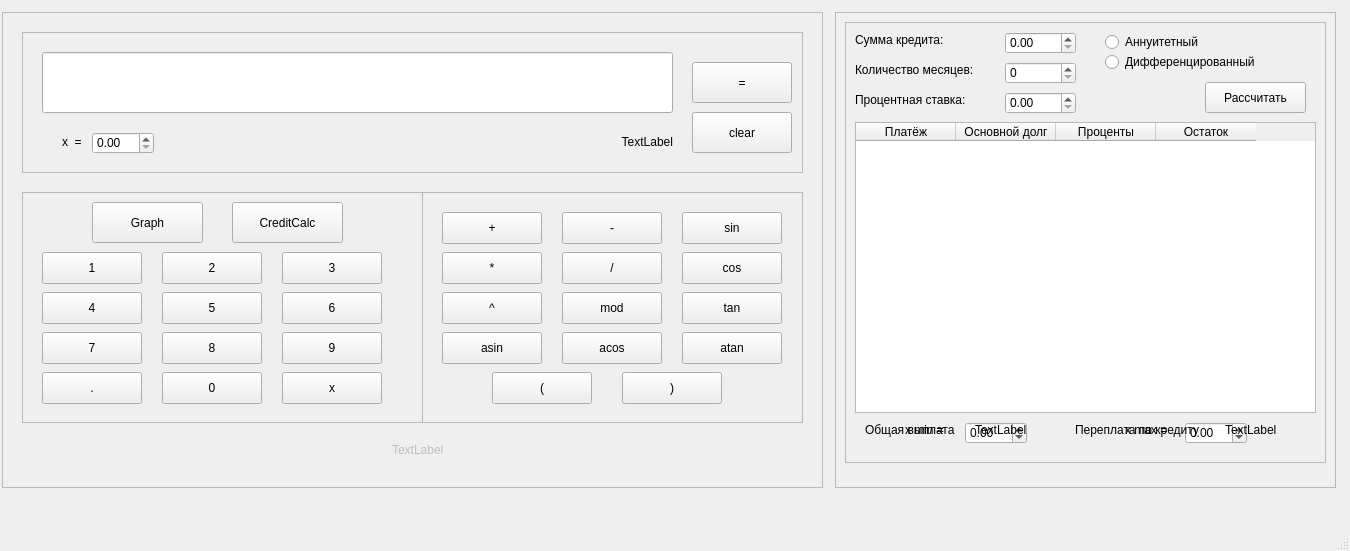
<?xml version="1.0" encoding="UTF-8"?>
<ui version="4.0">
 <class>MainWindow</class>
 <widget class="QMainWindow" name="MainWindow">
  <property name="geometry">
   <rect>
    <x>0</x>
    <y>0</y>
    <width>1350</width>
    <height>551</height>
   </rect>
  </property>
  <property name="windowTitle">
   <string>MainWindow</string>
  </property>
  <widget class="QWidget" name="centralwidget">
   <property name="minimumSize">
    <size>
     <width>800</width>
     <height>0</height>
    </size>
   </property>
   <widget class="QFrame" name="frame">
    <property name="geometry">
     <rect>
      <x>2</x>
      <y>12</y>
      <width>821</width>
      <height>476</height>
     </rect>
    </property>
    <property name="sizePolicy">
     <sizepolicy hsizetype="Minimum" vsizetype="Minimum">
      <horstretch>0</horstretch>
      <verstretch>0</verstretch>
     </sizepolicy>
    </property>
    <property name="frameShape">
     <enum>QFrame::StyledPanel</enum>
    </property>
    <property name="frameShadow">
     <enum>QFrame::Raised</enum>
    </property>
    <widget class="QFrame" name="frame_2">
     <property name="geometry">
      <rect>
       <x>20</x>
       <y>20</y>
       <width>781</width>
       <height>141</height>
      </rect>
     </property>
     <property name="frameShape">
      <enum>QFrame::StyledPanel</enum>
     </property>
     <property name="frameShadow">
      <enum>QFrame::Raised</enum>
     </property>
     <widget class="QPushButton" name="pushButton">
      <property name="geometry">
       <rect>
        <x>670</x>
        <y>30</y>
        <width>100</width>
        <height>41</height>
       </rect>
      </property>
      <property name="text">
       <string>=</string>
      </property>
     </widget>
     <widget class="QLabel" name="label">
      <property name="geometry">
       <rect>
        <x>150</x>
        <y>100</y>
        <width>501</width>
        <height>20</height>
       </rect>
      </property>
      <property name="text">
       <string>TextLabel</string>
      </property>
      <property name="alignment">
       <set>Qt::AlignRight|Qt::AlignTrailing|Qt::AlignVCenter</set>
      </property>
     </widget>
     <widget class="QLineEdit" name="lineEdit">
      <property name="geometry">
       <rect>
        <x>20</x>
        <y>20</y>
        <width>631</width>
        <height>61</height>
       </rect>
      </property>
     </widget>
     <widget class="QPushButton" name="pushButton_clear">
      <property name="geometry">
       <rect>
        <x>670</x>
        <y>80</y>
        <width>100</width>
        <height>41</height>
       </rect>
      </property>
      <property name="text">
       <string>clear</string>
      </property>
     </widget>
     <widget class="QDoubleSpinBox" name="doubleSpinBox_x">
      <property name="geometry">
       <rect>
        <x>70</x>
        <y>100</y>
        <width>62</width>
        <height>22</height>
       </rect>
      </property>
     </widget>
     <widget class="QLabel" name="label_x">
      <property name="geometry">
       <rect>
        <x>40</x>
        <y>100</y>
        <width>31</width>
        <height>20</height>
       </rect>
      </property>
      <property name="text">
       <string>x  =</string>
      </property>
     </widget>
    </widget>
    <widget class="QFrame" name="frame_3">
     <property name="geometry">
      <rect>
       <x>20</x>
       <y>180</y>
       <width>401</width>
       <height>231</height>
      </rect>
     </property>
     <property name="frameShape">
      <enum>QFrame::StyledPanel</enum>
     </property>
     <property name="frameShadow">
      <enum>QFrame::Raised</enum>
     </property>
     <widget class="QPushButton" name="pushButton_1">
      <property name="geometry">
       <rect>
        <x>20</x>
        <y>60</y>
        <width>100</width>
        <height>32</height>
       </rect>
      </property>
      <property name="text">
       <string>1</string>
      </property>
     </widget>
     <widget class="QPushButton" name="pushButton_2">
      <property name="geometry">
       <rect>
        <x>140</x>
        <y>60</y>
        <width>100</width>
        <height>32</height>
       </rect>
      </property>
      <property name="text">
       <string>2</string>
      </property>
     </widget>
     <widget class="QPushButton" name="pushButton_3">
      <property name="geometry">
       <rect>
        <x>260</x>
        <y>60</y>
        <width>100</width>
        <height>32</height>
       </rect>
      </property>
      <property name="text">
       <string>3</string>
      </property>
     </widget>
     <widget class="QPushButton" name="pushButton_4">
      <property name="geometry">
       <rect>
        <x>20</x>
        <y>100</y>
        <width>100</width>
        <height>32</height>
       </rect>
      </property>
      <property name="text">
       <string>4</string>
      </property>
     </widget>
     <widget class="QPushButton" name="pushButton_5">
      <property name="geometry">
       <rect>
        <x>140</x>
        <y>100</y>
        <width>100</width>
        <height>32</height>
       </rect>
      </property>
      <property name="text">
       <string>5</string>
      </property>
     </widget>
     <widget class="QPushButton" name="pushButton_6">
      <property name="geometry">
       <rect>
        <x>260</x>
        <y>100</y>
        <width>100</width>
        <height>32</height>
       </rect>
      </property>
      <property name="text">
       <string>6</string>
      </property>
     </widget>
     <widget class="QPushButton" name="pushButton_7">
      <property name="geometry">
       <rect>
        <x>20</x>
        <y>140</y>
        <width>100</width>
        <height>32</height>
       </rect>
      </property>
      <property name="text">
       <string>7</string>
      </property>
     </widget>
     <widget class="QPushButton" name="pushButton_8">
      <property name="geometry">
       <rect>
        <x>140</x>
        <y>140</y>
        <width>100</width>
        <height>32</height>
       </rect>
      </property>
      <property name="text">
       <string>8</string>
      </property>
     </widget>
     <widget class="QPushButton" name="pushButton_9">
      <property name="geometry">
       <rect>
        <x>260</x>
        <y>140</y>
        <width>100</width>
        <height>32</height>
       </rect>
      </property>
      <property name="text">
       <string>9</string>
      </property>
     </widget>
     <widget class="QPushButton" name="pushButton_point">
      <property name="geometry">
       <rect>
        <x>20</x>
        <y>180</y>
        <width>100</width>
        <height>32</height>
       </rect>
      </property>
      <property name="text">
       <string>.</string>
      </property>
     </widget>
     <widget class="QPushButton" name="pushButton_0">
      <property name="geometry">
       <rect>
        <x>140</x>
        <y>180</y>
        <width>100</width>
        <height>32</height>
       </rect>
      </property>
      <property name="text">
       <string>0</string>
      </property>
     </widget>
     <widget class="QPushButton" name="pushButton_x">
      <property name="geometry">
       <rect>
        <x>260</x>
        <y>180</y>
        <width>100</width>
        <height>32</height>
       </rect>
      </property>
      <property name="text">
       <string>x</string>
      </property>
     </widget>
     <widget class="QPushButton" name="pushButton_graph">
      <property name="geometry">
       <rect>
        <x>70</x>
        <y>10</y>
        <width>111</width>
        <height>41</height>
       </rect>
      </property>
      <property name="text">
       <string>Graph</string>
      </property>
     </widget>
     <widget class="QPushButton" name="pushButton_credit">
      <property name="geometry">
       <rect>
        <x>210</x>
        <y>10</y>
        <width>111</width>
        <height>41</height>
       </rect>
      </property>
      <property name="text">
       <string>CreditCalc</string>
      </property>
     </widget>
    </widget>
    <widget class="QFrame" name="frame_4">
     <property name="geometry">
      <rect>
       <x>420</x>
       <y>180</y>
       <width>381</width>
       <height>231</height>
      </rect>
     </property>
     <property name="frameShape">
      <enum>QFrame::StyledPanel</enum>
     </property>
     <property name="frameShadow">
      <enum>QFrame::Raised</enum>
     </property>
     <widget class="QPushButton" name="pushButton_plus">
      <property name="geometry">
       <rect>
        <x>20</x>
        <y>20</y>
        <width>100</width>
        <height>32</height>
       </rect>
      </property>
      <property name="text">
       <string>+</string>
      </property>
     </widget>
     <widget class="QPushButton" name="pushButton_minus">
      <property name="geometry">
       <rect>
        <x>140</x>
        <y>20</y>
        <width>100</width>
        <height>32</height>
       </rect>
      </property>
      <property name="text">
       <string>-</string>
      </property>
     </widget>
     <widget class="QPushButton" name="pushButton_sin">
      <property name="geometry">
       <rect>
        <x>260</x>
        <y>20</y>
        <width>100</width>
        <height>32</height>
       </rect>
      </property>
      <property name="text">
       <string>sin</string>
      </property>
     </widget>
     <widget class="QPushButton" name="pushButton_mul">
      <property name="geometry">
       <rect>
        <x>20</x>
        <y>60</y>
        <width>100</width>
        <height>32</height>
       </rect>
      </property>
      <property name="text">
       <string>*</string>
      </property>
     </widget>
     <widget class="QPushButton" name="pushButton_div">
      <property name="geometry">
       <rect>
        <x>140</x>
        <y>60</y>
        <width>100</width>
        <height>32</height>
       </rect>
      </property>
      <property name="text">
       <string>/</string>
      </property>
     </widget>
     <widget class="QPushButton" name="pushButton_cos">
      <property name="geometry">
       <rect>
        <x>260</x>
        <y>60</y>
        <width>100</width>
        <height>32</height>
       </rect>
      </property>
      <property name="text">
       <string>cos</string>
      </property>
     </widget>
     <widget class="QPushButton" name="pushButton_pow">
      <property name="geometry">
       <rect>
        <x>20</x>
        <y>100</y>
        <width>100</width>
        <height>32</height>
       </rect>
      </property>
      <property name="text">
       <string>^</string>
      </property>
     </widget>
     <widget class="QPushButton" name="pushButton_mod">
      <property name="geometry">
       <rect>
        <x>140</x>
        <y>100</y>
        <width>100</width>
        <height>32</height>
       </rect>
      </property>
      <property name="text">
       <string>mod</string>
      </property>
     </widget>
     <widget class="QPushButton" name="pushButton_tan">
      <property name="geometry">
       <rect>
        <x>260</x>
        <y>100</y>
        <width>100</width>
        <height>32</height>
       </rect>
      </property>
      <property name="text">
       <string>tan</string>
      </property>
     </widget>
     <widget class="QPushButton" name="pushButton_asin">
      <property name="geometry">
       <rect>
        <x>20</x>
        <y>140</y>
        <width>100</width>
        <height>32</height>
       </rect>
      </property>
      <property name="text">
       <string>asin</string>
      </property>
     </widget>
     <widget class="QPushButton" name="pushButton_acos">
      <property name="geometry">
       <rect>
        <x>140</x>
        <y>140</y>
        <width>100</width>
        <height>32</height>
       </rect>
      </property>
      <property name="text">
       <string>acos</string>
      </property>
     </widget>
     <widget class="QPushButton" name="pushButton_atan">
      <property name="geometry">
       <rect>
        <x>260</x>
        <y>140</y>
        <width>100</width>
        <height>32</height>
       </rect>
      </property>
      <property name="text">
       <string>atan</string>
      </property>
     </widget>
     <widget class="QPushButton" name="pushButton_opn">
      <property name="geometry">
       <rect>
        <x>70</x>
        <y>180</y>
        <width>100</width>
        <height>32</height>
       </rect>
      </property>
      <property name="text">
       <string>(</string>
      </property>
     </widget>
     <widget class="QPushButton" name="pushButton_cls">
      <property name="geometry">
       <rect>
        <x>200</x>
        <y>180</y>
        <width>100</width>
        <height>32</height>
       </rect>
      </property>
      <property name="text">
       <string>)</string>
      </property>
     </widget>
    </widget>
    <widget class="QLabel" name="label_2">
     <property name="enabled">
      <bool>false</bool>
     </property>
     <property name="geometry">
      <rect>
       <x>390</x>
       <y>430</y>
       <width>58</width>
       <height>16</height>
      </rect>
     </property>
     <property name="text">
      <string>TextLabel</string>
     </property>
    </widget>
   </widget>
   <widget class="QFrame" name="frame_plus">
    <property name="geometry">
     <rect>
      <x>835</x>
      <y>12</y>
      <width>501</width>
      <height>476</height>
     </rect>
    </property>
    <property name="frameShape">
     <enum>QFrame::StyledPanel</enum>
    </property>
    <property name="frameShadow">
     <enum>QFrame::Raised</enum>
    </property>
    <widget class="QFrame" name="frame_graph">
     <property name="enabled">
      <bool>true</bool>
     </property>
     <property name="geometry">
      <rect>
       <x>10</x>
       <y>10</y>
       <width>481</width>
       <height>441</height>
      </rect>
     </property>
     <property name="frameShape">
      <enum>QFrame::StyledPanel</enum>
     </property>
     <property name="frameShadow">
      <enum>QFrame::Raised</enum>
     </property>
     <widget class="QCustomPlot" name="widget" native="true">
      <property name="geometry">
       <rect>
        <x>20</x>
        <y>20</y>
        <width>441</width>
        <height>371</height>
       </rect>
      </property>
     </widget>
     <widget class="QDoubleSpinBox" name="doubleSpinBox_xmin">
      <property name="geometry">
       <rect>
        <x>120</x>
        <y>400</y>
        <width>62</width>
        <height>22</height>
       </rect>
      </property>
      <property name="minimum">
       <double>-1000000.000000000000000</double>
      </property>
      <property name="maximum">
       <double>1000000.000000000000000</double>
      </property>
     </widget>
     <widget class="QDoubleSpinBox" name="doubleSpinBox_xmax">
      <property name="geometry">
       <rect>
        <x>340</x>
        <y>400</y>
        <width>62</width>
        <height>22</height>
       </rect>
      </property>
      <property name="minimum">
       <double>-1000000.000000000000000</double>
      </property>
      <property name="maximum">
       <double>1000000.000000000000000</double>
      </property>
     </widget>
     <widget class="QLabel" name="label_3">
      <property name="geometry">
       <rect>
        <x>60</x>
        <y>400</y>
        <width>58</width>
        <height>16</height>
       </rect>
      </property>
      <property name="text">
       <string>x min =</string>
      </property>
     </widget>
     <widget class="QLabel" name="label_4">
      <property name="geometry">
       <rect>
        <x>280</x>
        <y>400</y>
        <width>58</width>
        <height>16</height>
       </rect>
      </property>
      <property name="text">
       <string>x max = </string>
      </property>
     </widget>
    </widget>
    <widget class="QFrame" name="frame_credit">
     <property name="enabled">
      <bool>true</bool>
     </property>
     <property name="geometry">
      <rect>
       <x>10</x>
       <y>10</y>
       <width>481</width>
       <height>441</height>
      </rect>
     </property>
     <property name="frameShape">
      <enum>QFrame::StyledPanel</enum>
     </property>
     <property name="frameShadow">
      <enum>QFrame::Raised</enum>
     </property>
     <widget class="QSpinBox" name="spinBox_months">
      <property name="geometry">
       <rect>
        <x>160</x>
        <y>40</y>
        <width>71</width>
        <height>22</height>
       </rect>
      </property>
      <property name="maximum">
       <number>600</number>
      </property>
     </widget>
     <widget class="QDoubleSpinBox" name="doubleSpinBox_sum">
      <property name="geometry">
       <rect>
        <x>160</x>
        <y>10</y>
        <width>71</width>
        <height>22</height>
       </rect>
      </property>
      <property name="maximum">
       <double>999999999999999983222784.000000000000000</double>
      </property>
     </widget>
     <widget class="QDoubleSpinBox" name="doubleSpinBox_percent">
      <property name="geometry">
       <rect>
        <x>160</x>
        <y>70</y>
        <width>71</width>
        <height>22</height>
       </rect>
      </property>
     </widget>
     <widget class="QLabel" name="label_5">
      <property name="geometry">
       <rect>
        <x>10</x>
        <y>10</y>
        <width>101</width>
        <height>16</height>
       </rect>
      </property>
      <property name="text">
       <string>Сумма кредита:</string>
      </property>
     </widget>
     <widget class="QLabel" name="label_6">
      <property name="geometry">
       <rect>
        <x>10</x>
        <y>40</y>
        <width>141</width>
        <height>16</height>
       </rect>
      </property>
      <property name="text">
       <string>Количество месяцев:</string>
      </property>
     </widget>
     <widget class="QLabel" name="label_7">
      <property name="geometry">
       <rect>
        <x>10</x>
        <y>70</y>
        <width>131</width>
        <height>16</height>
       </rect>
      </property>
      <property name="text">
       <string>Процентная ставка:</string>
      </property>
     </widget>
     <widget class="QPushButton" name="pushButton_creditres">
      <property name="geometry">
       <rect>
        <x>360</x>
        <y>60</y>
        <width>101</width>
        <height>31</height>
       </rect>
      </property>
      <property name="text">
       <string>Рассчитать</string>
      </property>
     </widget>
     <widget class="QRadioButton" name="radioButton_ann">
      <property name="geometry">
       <rect>
        <x>260</x>
        <y>10</y>
        <width>131</width>
        <height>20</height>
       </rect>
      </property>
      <property name="text">
       <string>Аннуитетный</string>
      </property>
      <attribute name="buttonGroup">
       <string notr="true">buttonGroup</string>
      </attribute>
     </widget>
     <widget class="QRadioButton" name="radioButton_dif">
      <property name="geometry">
       <rect>
        <x>260</x>
        <y>30</y>
        <width>171</width>
        <height>20</height>
       </rect>
      </property>
      <property name="text">
       <string>Дифференцированный</string>
      </property>
      <attribute name="buttonGroup">
       <string notr="true">buttonGroup</string>
      </attribute>
     </widget>
     <widget class="QTableWidget" name="tableWidget">
      <property name="geometry">
       <rect>
        <x>10</x>
        <y>100</y>
        <width>461</width>
        <height>291</height>
       </rect>
      </property>
      <column>
       <property name="text">
        <string>Платёж</string>
       </property>
      </column>
      <column>
       <property name="text">
        <string>Основной долг</string>
       </property>
      </column>
      <column>
       <property name="text">
        <string>Проценты</string>
       </property>
      </column>
      <column>
       <property name="text">
        <string>Остаток</string>
       </property>
      </column>
     </widget>
     <widget class="QLabel" name="label_8">
      <property name="geometry">
       <rect>
        <x>20</x>
        <y>400</y>
        <width>101</width>
        <height>16</height>
       </rect>
      </property>
      <property name="text">
       <string>Общая выплата</string>
      </property>
     </widget>
     <widget class="QLabel" name="label_9">
      <property name="geometry">
       <rect>
        <x>230</x>
        <y>400</y>
        <width>141</width>
        <height>16</height>
       </rect>
      </property>
      <property name="text">
       <string>Переплата по кредиту</string>
      </property>
     </widget>
     <widget class="QLabel" name="label_allsum">
      <property name="geometry">
       <rect>
        <x>130</x>
        <y>400</y>
        <width>58</width>
        <height>16</height>
       </rect>
      </property>
      <property name="text">
       <string>TextLabel</string>
      </property>
     </widget>
     <widget class="QLabel" name="label_allper">
      <property name="geometry">
       <rect>
        <x>380</x>
        <y>400</y>
        <width>58</width>
        <height>16</height>
       </rect>
      </property>
      <property name="text">
       <string>TextLabel</string>
      </property>
     </widget>
    </widget>
   </widget>
  </widget>
  <widget class="QMenuBar" name="menubar">
   <property name="geometry">
    <rect>
     <x>0</x>
     <y>0</y>
     <width>1350</width>
     <height>24</height>
    </rect>
   </property>
  </widget>
  <widget class="QStatusBar" name="statusbar"/>
 </widget>
 <customwidgets>
  <customwidget>
   <class>QCustomPlot</class>
   <extends>QWidget</extends>
   <header>front/qcustomplot.h</header>
   <container>1</container>
  </customwidget>
 </customwidgets>
 <resources/>
 <connections/>
 <buttongroups>
  <buttongroup name="buttonGroup"/>
 </buttongroups>
</ui>
